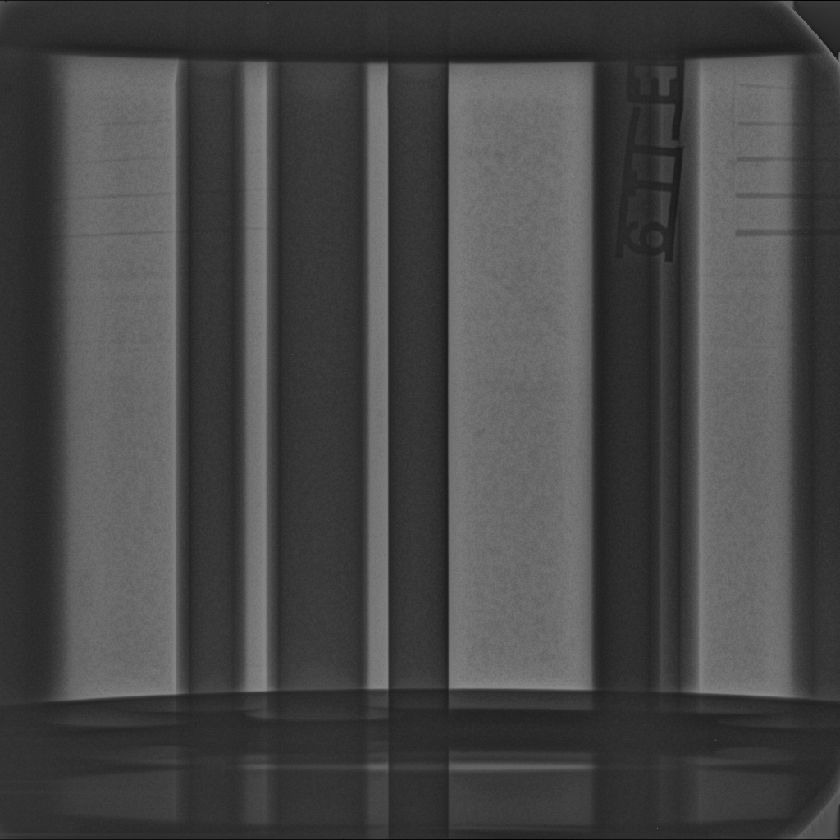
#> input picture image/image.tif, 840 x 840 px, shrunk from 1024 x 1024 before the run
$ python Bilateral_histogram_equalisation.py
#> lines starting #> are read from the running program, lines starting #| are printed output that depends on the picture; after the words box and inside, x2 and y2 are one past the last pixel; in counts of white or black regions, pixels touching at a corner belong together
import cv2 as cv
import numpy as np
from matplotlib import pyplot as plt

def openImageHDR(path):                 #Open HDR open cv Image
    #image/image.tif
#> called with path = 'image/image.tif'
    hdr_img = cv.imread(path, -1)
#> hdr_img is the input picture: shape (840, 840) uint16; min 448, max 35618, mean 18270.7

    return hdr_img

def showImageHDR(hdr_img):              #Show HDR open cv Image
    cv.imshow('TiffShow',hdr_img)
    cv.waitKey(0)
    cv.destroyAllWindows()

def sliceImageHDR(hdr_img):             #Slice Image
    x = np.linspace(0,65535,30)
    sk = []
    for i in range(29):
        null_compare = hdr_img[:,:] >= x[i+1]
        if i > 0:
            slice = (hdr_img - x[i]) / (x[i+1] - x[i])
            slice = slice*null_compare
            m, n = np.where(hdr_img >= x[i])
            slice[m,n] = hdr_img[m, n]
        else:
            slice = hdr_img
        sk.append(slice)
#> this loop made 29 passes
#> pass 1, in sliceImageHDR, `null_compare = hdr_img[:,:] >= x[i+1]`:
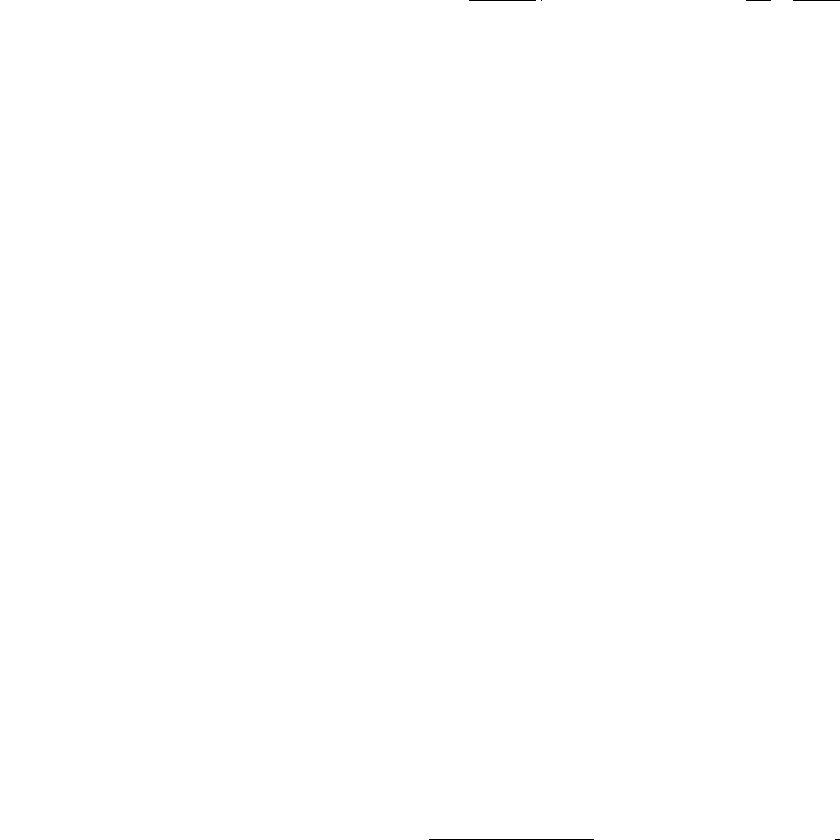
#> null_compare: shape (840, 840) bool; 100% white; black in thin lines or dots, all inside (x1, y1, x2, y2) = (429, 0, 840, 840)
#> pass 2, in sliceImageHDR, `slice = (hdr_img - x[i]) / (x[i+1] - x[i])`:
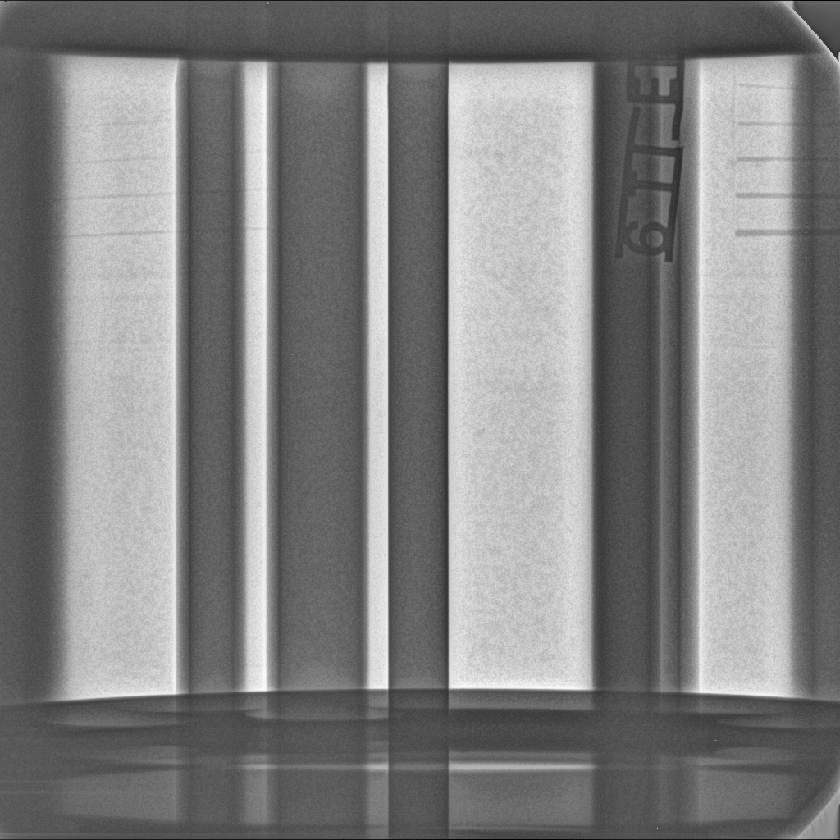
#> slice: shape (840, 840) float64; min -0.802, max 14.76, mean 7.09; drawn with min black and max white
#> after the loop: slice: shape (840, 840) float64; every value is 0
#> after the loop, sk = 29 items
    return sk

def showPltFig(slices):                 #Show Plt Figures
    columns = 5
    rows = 6
    fig = plt.figure(figsize=(20, 20))
    for i in range(1, columns*rows +1):
        img = slices[i-2]
        fig.add_subplot(rows, columns, i)
        plt.imshow(img)
    plt.show()

def savePltFig(slices,path):            #Save Plt Figure
    columns = 5
    rows = 6
    fig = plt.figure(figsize=(20, 20))
    for i in range(1, columns*rows +1):
        img = slices[i-2]
        fig.add_subplot(rows, columns, i)
        plt.imshow(img)
    plt.savefig(path)

def stretchHist(slc):
    max_bit = 2**16

    hist,bins = np.histogram(slc.flatten(),max_bit,[0,max_bit])
    cdf = hist.cumsum()
    cdf_normalized = cdf * float(hist.max()) / cdf.max()

    cdf_m = np.ma.masked_equal(cdf,0)
    cdf_m = (cdf_m - cdf_m.min())*max_bit/(cdf_m.max()-cdf_m.min())
    cdf = np.ma.filled(cdf_m,0).astype('uint16')

    return cdf[slc.astype('uint16')]

def stretchSlicesHist(slices):
    slices_stretch = []
    for slc in slices :
        slc_stretch = stretchHist(slc)
        slices_stretch.append(slc_stretch)

    print(np.array(slices_stretch).shape) # Show shape
    return slices_stretch


def fusionSlices(stretched_slices,wi):
    i= 0
    fusion = wi[i]*stretched_slices[i]
    for slc in stretched_slices :
        if i == 0 :
            fusion = fusion
        else :
            fusion += (np.matrix.dot(slc,wi[i])).astype('uint16')
        i+=1
    return fusion

def getWeightMap():
    x = np.linspace(0,65535,30)
    wk = []
    for i in range(29):
        one_compare = hdr_img[:,:] <= x[i]
        null_compare = hdr_img[:,:] >= x[i+1]
        other_compare = (~ one_compare)*(~ null_compare)

        wk.append(other_compare*hdr_img)
    return wk

def fusionNiko(wk, sk):
    output = []
    for i in range(29):
        print(f"Processing slice {i}/29, progressing: {100*i/29}%", end="\r")
        output.append(wk[i] @ sk[i])
    print("Done                                                  ")
    result = output[0]
    for i in range(1, 29):
        result += output[i].astype('uint16')

    return result


if __name__ == "__main__":

    hdr_img = openImageHDR("image/image.tif")

    #showImageHDR(hdr_img)

    slicedImage = sliceImageHDR(hdr_img)
#> slicedImage = 29 items

    # [7 lines of commented-out code are left out]

    strechHist = stretchSlicesHist(slicedImage)
#> the loop in stretchSlicesHist, `for slc in slices :` made 29 passes
#> pass 1, in stretchSlicesHist, `slc_stretch = stretchHist(slc)`:
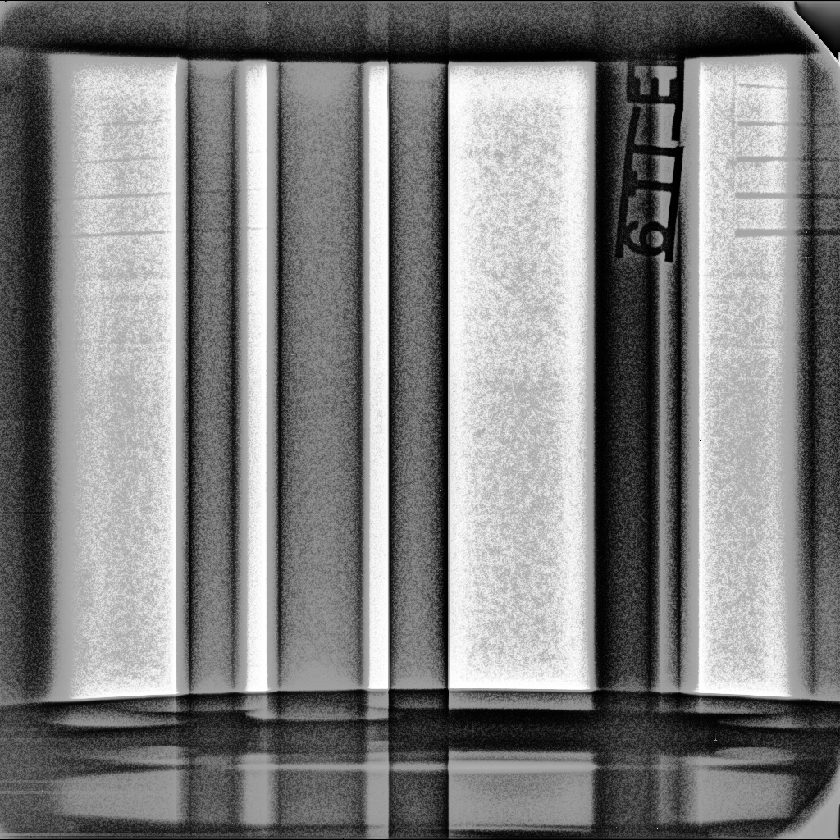
#> slc_stretch: shape (840, 840) uint16; min 0, max 65535, mean 32769.8; drawn with min black and max white
#| (29, 840, 840)
#> strechHist = 29 items
    # print(strechHist[5].shape)
    weights = getWeightMap()
#> weights = 29 items

    # fusion = fusionSlices(strechHist,weights)
    fusion = fusionNiko(weights, strechHist)
#> the loop in fusionNiko, `for i in range(1, 29):` made 28 passes
#> pass 1, in fusionNiko, `result += output[i].astype('uint16')`:
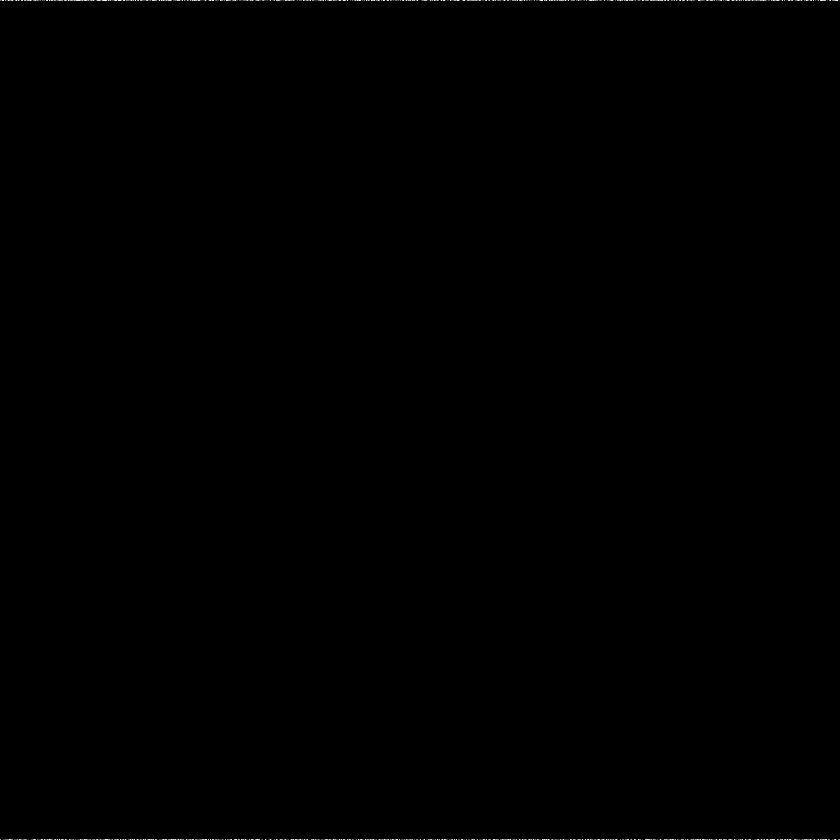
#> result: shape (840, 840) uint16; min 0, max 65513, mean 79.3; drawn with min black and max white
#> pass 3, in fusionNiko, `result += output[i].astype('uint16')`:
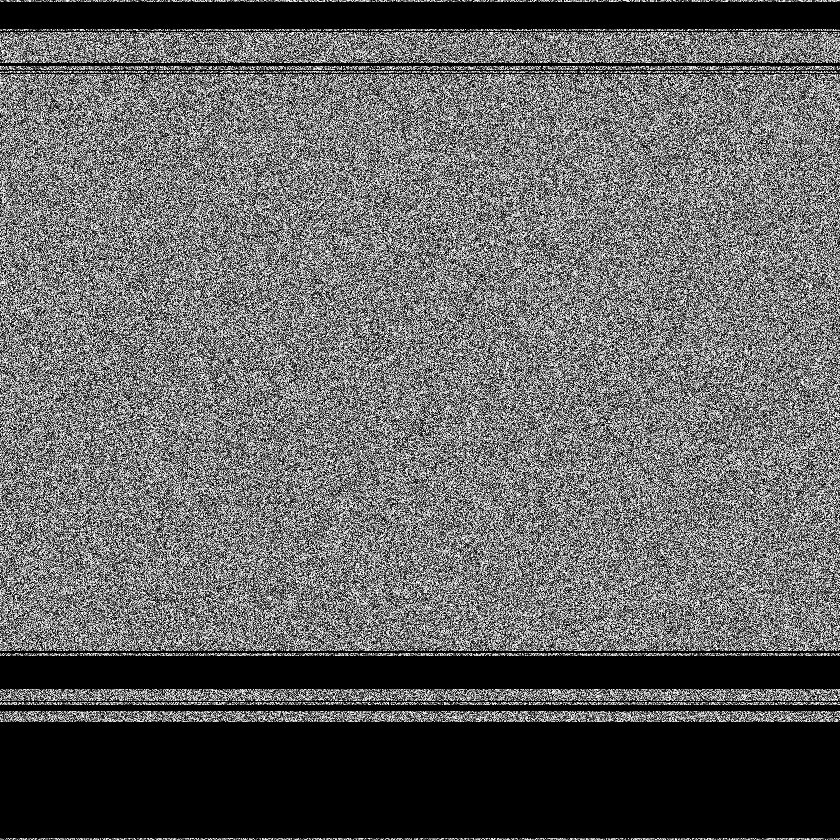
#> result: shape (840, 840) uint16; min 0, max 65535, mean 25313.9; drawn with min black and max white
#> after the loop in fusionNiko, `for i in range(1, 29):`:
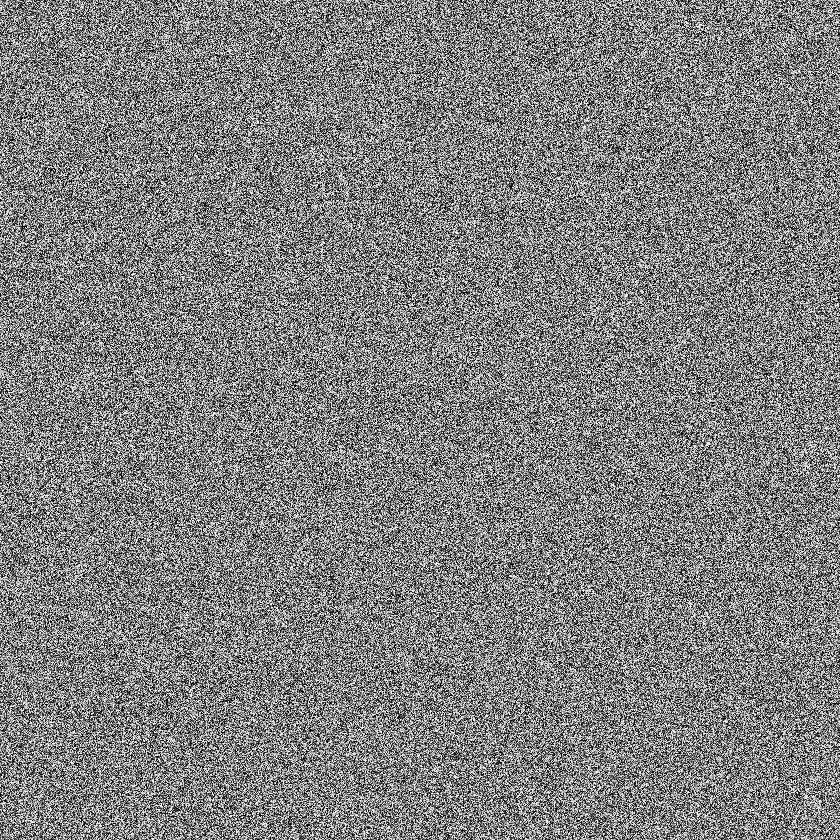
#> result: shape (840, 840) uint16; min 0, max 65535, mean 32772.3; drawn with min black and max white
    # print(fusion)
    showImageHDR(fusion)
